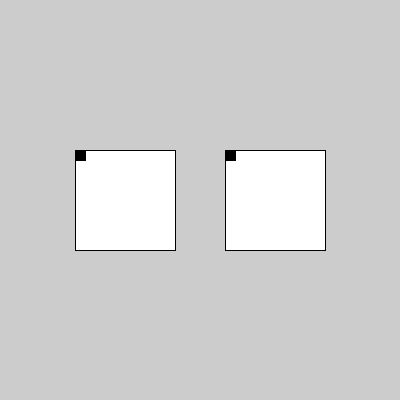
Frame 1 (no input)
Frame 60 (the mouse pressed at the canvas centre just before this capture): identical to frame 1, image omitted
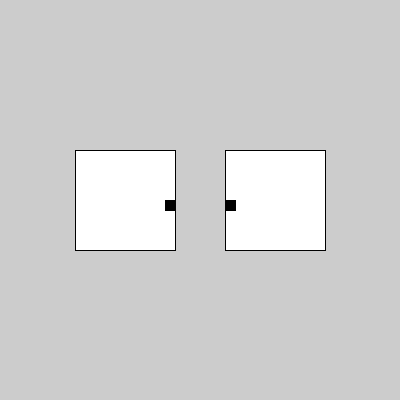
Frame 120 (the mouse held since frame 60 and released just before this capture)

The Processing sketch that drew these frames (run headless with seeded random() and noise(); from frame 60 on, the mouse is pressed at the canvas centre):

// Processing sketch: processing_33476
// ── processing_33476.pde

 float r;
 float g;
 float b;
 
 
void setup() {
 size(400,400);

  
  
}
 
 
void draw() {
   
  
   
  
  fill(0);
  
  fill(255);
  rect(75,150,100,100);
  fill(0);
  // pupil
  int x1 = constrain(mouseX,75,175-10);
  int y1 = constrain(mouseY,150,250-10);
  rect(x1,y1,10,10);
   
  
  fill(0);
  //map
  fill(255);
  rect(225,150,100,100);
  fill(0);
  int x2 = constrain(mouseX,225,325-10);
  int y2 = constrain(mouseY,150,250-10);
  rect(x2,y2,10,10);
  // pupille
  //fill(0);
  //float x2 = map(mouseX,0,width,225,325-10);
  //float y2 = map(mouseY,0,height,150,250-10);
  //rect(x2,y2,10,10);
 
   
}

void keyPressed() {
  //this will execute any time you press a key—it will paint over anything else that's there
//make background color random
r=random(255);
g=random(255);
b=random(255);

background(r,g,b);



 
  
  
}
